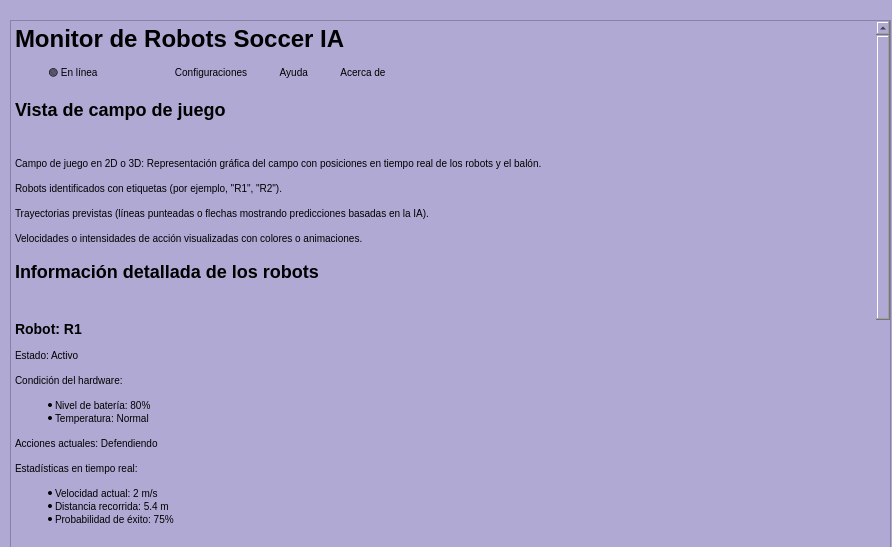
<?xml version="1.0" encoding="UTF-8"?>
<ui version="4.0">
 <class>MainWindow</class>
 <widget class="QMainWindow" name="MainWindow">
  <property name="geometry">
   <rect>
    <x>0</x>
    <y>0</y>
    <width>892</width>
    <height>547</height>
   </rect>
  </property>
  <property name="windowTitle">
   <string>MainWindow</string>
  </property>
  <property name="styleSheet">
   <string notr="true">background-color: #b0a9d3;
</string>
  </property>
  <widget class="QWidget" name="centralwidget">
   <widget class="QTextBrowser" name="textBrowser">
    <property name="geometry">
     <rect>
      <x>10</x>
      <y>20</y>
      <width>881</width>
      <height>571</height>
     </rect>
    </property>
    <property name="sizePolicy">
     <sizepolicy hsizetype="Expanding" vsizetype="Expanding">
      <horstretch>0</horstretch>
      <verstretch>0</verstretch>
     </sizepolicy>
    </property>
    <property name="html">
     <string>&lt;!DOCTYPE HTML PUBLIC &quot;-//W3C//DTD HTML 4.0//EN&quot; &quot;http://www.w3.org/TR/REC-html40/strict.dtd&quot;&gt;
&lt;html&gt;&lt;head&gt;&lt;meta name=&quot;qrichtext&quot; content=&quot;1&quot; /&gt;&lt;style type=&quot;text/css&quot;&gt;
p, li { white-space: pre-wrap; }
&lt;/style&gt;&lt;/head&gt;&lt;body style=&quot; font-family:'MS Shell Dlg 2'; font-size:7.8pt; font-weight:400; font-style:normal;&quot;&gt;
&lt;h1 style=&quot; margin-top:18px; margin-bottom:12px; margin-left:0px; margin-right:0px; -qt-block-indent:0; text-indent:0px;&quot;&gt;&lt;span style=&quot; font-size:xx-large; font-weight:600;&quot;&gt;Monitor de Robots Soccer IA        &lt;/span&gt;&lt;/h1&gt;
&lt;p style=&quot; margin-top:0px; margin-bottom:0px; margin-left:0px; margin-right:0px; -qt-block-indent:0; text-indent:0px;&quot;&gt;            🟢 En línea                            Configuraciones            Ayuda            Acerca de                                        &lt;/p&gt;
&lt;h2 style=&quot; margin-top:16px; margin-bottom:12px; margin-left:0px; margin-right:0px; -qt-block-indent:0; text-indent:0px;&quot;&gt;&lt;span style=&quot; font-size:x-large; font-weight:600;&quot;&gt;Vista de campo de juego            &lt;/span&gt;&lt;/h2&gt;
&lt;p style=&quot; margin-top:0px; margin-bottom:0px; margin-left:0px; margin-right:0px; -qt-block-indent:0; text-indent:0px;&quot;&gt;&lt;a name=&quot;campo&quot;&gt;&lt;/a&gt;                &lt;/p&gt;
&lt;p style=&quot; margin-top:12px; margin-bottom:12px; margin-left:0px; margin-right:0px; -qt-block-indent:0; text-indent:0px;&quot;&gt;Campo de juego en 2D o 3D: Representación gráfica del campo con posiciones en tiempo real de los robots y el balón.                &lt;/p&gt;
&lt;p style=&quot; margin-top:12px; margin-bottom:12px; margin-left:0px; margin-right:0px; -qt-block-indent:0; text-indent:0px;&quot;&gt;Robots identificados con etiquetas (por ejemplo, &amp;quot;R1&amp;quot;, &amp;quot;R2&amp;quot;).                &lt;/p&gt;
&lt;p style=&quot; margin-top:12px; margin-bottom:12px; margin-left:0px; margin-right:0px; -qt-block-indent:0; text-indent:0px;&quot;&gt;Trayectorias previstas (líneas punteadas o flechas mostrando predicciones basadas en la IA).                &lt;/p&gt;
&lt;p style=&quot; margin-top:12px; margin-bottom:12px; margin-left:0px; margin-right:0px; -qt-block-indent:0; text-indent:0px;&quot;&gt;Velocidades o intensidades de acción visualizadas con colores o animaciones.                                                &lt;/p&gt;
&lt;h2 style=&quot; margin-top:16px; margin-bottom:12px; margin-left:0px; margin-right:0px; -qt-block-indent:0; text-indent:0px;&quot;&gt;&lt;span style=&quot; font-size:x-large; font-weight:600;&quot;&gt;Información detallada de los robots            &lt;/span&gt;&lt;/h2&gt;
&lt;p style=&quot; margin-top:0px; margin-bottom:0px; margin-left:0px; margin-right:0px; -qt-block-indent:0; text-indent:0px;&quot;&gt;                &lt;/p&gt;
&lt;h3 style=&quot; margin-top:14px; margin-bottom:12px; margin-left:0px; margin-right:0px; -qt-block-indent:0; text-indent:0px;&quot;&gt;&lt;span style=&quot; font-size:large; font-weight:600;&quot;&gt;Robot: R1                &lt;/span&gt;&lt;/h3&gt;
&lt;p style=&quot; margin-top:12px; margin-bottom:12px; margin-left:0px; margin-right:0px; -qt-block-indent:0; text-indent:0px;&quot;&gt;Estado: Activo                &lt;/p&gt;
&lt;p style=&quot; margin-top:12px; margin-bottom:12px; margin-left:0px; margin-right:0px; -qt-block-indent:0; text-indent:0px;&quot;&gt;Condición del hardware:                &lt;/p&gt;
&lt;ul style=&quot;margin-top: 0px; margin-bottom: 0px; margin-left: 0px; margin-right: 0px; -qt-list-indent: 1;&quot;&gt;&lt;li style=&quot;&quot; style=&quot; margin-top:12px; margin-bottom:0px; margin-left:0px; margin-right:0px; -qt-block-indent:0; text-indent:0px;&quot;&gt;Nivel de batería: 80%                    &lt;/li&gt;
&lt;li style=&quot;&quot; style=&quot; margin-top:0px; margin-bottom:12px; margin-left:0px; margin-right:0px; -qt-block-indent:0; text-indent:0px;&quot;&gt;Temperatura: Normal                                &lt;/li&gt;&lt;/ul&gt;
&lt;p style=&quot; margin-top:12px; margin-bottom:12px; margin-left:0px; margin-right:0px; -qt-block-indent:0; text-indent:0px;&quot;&gt;Acciones actuales: Defendiendo                &lt;/p&gt;
&lt;p style=&quot; margin-top:12px; margin-bottom:12px; margin-left:0px; margin-right:0px; -qt-block-indent:0; text-indent:0px;&quot;&gt;Estadísticas en tiempo real:                &lt;/p&gt;
&lt;ul style=&quot;margin-top: 0px; margin-bottom: 0px; margin-left: 0px; margin-right: 0px; -qt-list-indent: 1;&quot;&gt;&lt;li style=&quot;&quot; style=&quot; margin-top:12px; margin-bottom:0px; margin-left:0px; margin-right:0px; -qt-block-indent:0; text-indent:0px;&quot;&gt;Velocidad actual: 2 m/s                    &lt;/li&gt;
&lt;li style=&quot;&quot; style=&quot; margin-top:0px; margin-bottom:0px; margin-left:0px; margin-right:0px; -qt-block-indent:0; text-indent:0px;&quot;&gt;Distancia recorrida: 5.4 m                    &lt;/li&gt;
&lt;li style=&quot;&quot; style=&quot; margin-top:0px; margin-bottom:12px; margin-left:0px; margin-right:0px; -qt-block-indent:0; text-indent:0px;&quot;&gt;Probabilidad de éxito: 75%                                        &lt;/li&gt;&lt;/ul&gt;
&lt;p style=&quot; margin-top:0px; margin-bottom:0px; margin-left:0px; margin-right:0px; -qt-block-indent:0; text-indent:0px;&quot;&gt;                &lt;/p&gt;
&lt;h3 style=&quot; margin-top:14px; margin-bottom:12px; margin-left:0px; margin-right:0px; -qt-block-indent:0; text-indent:0px;&quot;&gt;&lt;span style=&quot; font-size:large; font-weight:600;&quot;&gt;Robot: R2                &lt;/span&gt;&lt;/h3&gt;
&lt;p style=&quot; margin-top:12px; margin-bottom:12px; margin-left:0px; margin-right:0px; -qt-block-indent:0; text-indent:0px;&quot;&gt;Estado: Reposicionándose                &lt;/p&gt;
&lt;p style=&quot; margin-top:12px; margin-bottom:12px; margin-left:0px; margin-right:0px; -qt-block-indent:0; text-indent:0px;&quot;&gt;Condición del hardware:                &lt;/p&gt;
&lt;ul style=&quot;margin-top: 0px; margin-bottom: 0px; margin-left: 0px; margin-right: 0px; -qt-list-indent: 1;&quot;&gt;&lt;li style=&quot;&quot; style=&quot; margin-top:12px; margin-bottom:0px; margin-left:0px; margin-right:0px; -qt-block-indent:0; text-indent:0px;&quot;&gt;Nivel de batería: 75%                    &lt;/li&gt;
&lt;li style=&quot;&quot; style=&quot; margin-top:0px; margin-bottom:12px; margin-left:0px; margin-right:0px; -qt-block-indent:0; text-indent:0px;&quot;&gt;Temperatura: Normal                                &lt;/li&gt;&lt;/ul&gt;
&lt;p style=&quot; margin-top:12px; margin-bottom:12px; margin-left:0px; margin-right:0px; -qt-block-indent:0; text-indent:0px;&quot;&gt;Acciones actuales: Atacando                &lt;/p&gt;
&lt;p style=&quot; margin-top:12px; margin-bottom:12px; margin-left:0px; margin-right:0px; -qt-block-indent:0; text-indent:0px;&quot;&gt;Estadísticas en tiempo real:                &lt;/p&gt;
&lt;ul style=&quot;margin-top: 0px; margin-bottom: 0px; margin-left: 0px; margin-right: 0px; -qt-list-indent: 1;&quot;&gt;&lt;li style=&quot;&quot; style=&quot; margin-top:12px; margin-bottom:0px; margin-left:0px; margin-right:0px; -qt-block-indent:0; text-indent:0px;&quot;&gt;Velocidad actual: 1.8 m/s                    &lt;/li&gt;
&lt;li style=&quot;&quot; style=&quot; margin-top:0px; margin-bottom:0px; margin-left:0px; margin-right:0px; -qt-block-indent:0; text-indent:0px;&quot;&gt;Distancia recorrida: 4.2 m                    &lt;/li&gt;
&lt;li style=&quot;&quot; style=&quot; margin-top:0px; margin-bottom:12px; margin-left:0px; margin-right:0px; -qt-block-indent:0; text-indent:0px;&quot;&gt;Probabilidad de éxito: 68%                                                                    &lt;/li&gt;&lt;/ul&gt;
&lt;h2 style=&quot; margin-top:16px; margin-bottom:12px; margin-left:0px; margin-right:0px; -qt-block-indent:0; text-indent:0px;&quot;&gt;&lt;span style=&quot; font-size:x-large; font-weight:600;&quot;&gt;Log de eventos            &lt;/span&gt;&lt;/h2&gt;
&lt;ul style=&quot;margin-top: 0px; margin-bottom: 0px; margin-left: 0px; margin-right: 0px; -qt-list-indent: 1;&quot;&gt;&lt;li style=&quot;&quot; style=&quot; margin-top:12px; margin-bottom:0px; margin-left:0px; margin-right:0px; -qt-block-indent:0; text-indent:0px;&quot;&gt;[00:15] R1 marcó un gol.                &lt;/li&gt;
&lt;li style=&quot;&quot; style=&quot; margin-top:0px; margin-bottom:12px; margin-left:0px; margin-right:0px; -qt-block-indent:0; text-indent:0px;&quot;&gt;[00:20] R2 reposicionándose.                                        &lt;/li&gt;&lt;/ul&gt;
&lt;h2 style=&quot; margin-top:16px; margin-bottom:12px; margin-left:0px; margin-right:0px; -qt-block-indent:0; text-indent:0px;&quot;&gt;&lt;span style=&quot; font-size:x-large; font-weight:600;&quot;&gt;Gráficos en tiempo real            &lt;/span&gt;&lt;/h2&gt;
&lt;p style=&quot; margin-top:12px; margin-bottom:12px; margin-left:0px; margin-right:0px; -qt-block-indent:0; text-indent:0px;&quot;&gt;Placeholder para gráficos:            &lt;/p&gt;
&lt;ul style=&quot;margin-top: 0px; margin-bottom: 0px; margin-left: 0px; margin-right: 0px; -qt-list-indent: 1;&quot;&gt;&lt;li style=&quot;&quot; style=&quot; margin-top:12px; margin-bottom:0px; margin-left:0px; margin-right:0px; -qt-block-indent:0; text-indent:0px;&quot;&gt;Energía restante por robot.                &lt;/li&gt;
&lt;li style=&quot;&quot; style=&quot; margin-top:0px; margin-bottom:0px; margin-left:0px; margin-right:0px; -qt-block-indent:0; text-indent:0px;&quot;&gt;Comparación de posesión del balón entre los equipos.                &lt;/li&gt;
&lt;li style=&quot;&quot; style=&quot; margin-top:0px; margin-bottom:12px; margin-left:0px; margin-right:0px; -qt-block-indent:0; text-indent:0px;&quot;&gt;Probabilidades de victoria en tiempo real.                                        &lt;/li&gt;&lt;/ul&gt;
&lt;h2 style=&quot; margin-top:16px; margin-bottom:12px; margin-left:0px; margin-right:0px; -qt-block-indent:0; text-indent:0px;&quot;&gt;&lt;span style=&quot; font-size:x-large; font-weight:600;&quot;&gt;Controles manuales y de IA        &lt;/span&gt;&lt;/h2&gt;
&lt;p style=&quot; margin-top:0px; margin-bottom:0px; margin-left:0px; margin-right:0px; -qt-block-indent:0; text-indent:0px;&quot;&gt;            Alternar: Control Manual / IA Automática            &lt;/p&gt;
&lt;p style=&quot; margin-top:12px; margin-bottom:12px; margin-left:0px; margin-right:0px; -qt-block-indent:0; text-indent:0px;&quot;&gt;Opciones estratégicas:            &lt;/p&gt;
&lt;ul style=&quot;margin-top: 0px; margin-bottom: 0px; margin-left: 0px; margin-right: 0px; -qt-list-indent: 1;&quot;&gt;&lt;li style=&quot;&quot; style=&quot; margin-top:12px; margin-bottom:0px; margin-left:0px; margin-right:0px; -qt-block-indent:0; text-indent:0px;&quot;&gt;Ofensiva agresiva                &lt;/li&gt;
&lt;li style=&quot;&quot; style=&quot; margin-top:0px; margin-bottom:0px; margin-left:0px; margin-right:0px; -qt-block-indent:0; text-indent:0px;&quot;&gt;Defensa cerrada                &lt;/li&gt;
&lt;li style=&quot;&quot; style=&quot; margin-top:0px; margin-bottom:12px; margin-left:0px; margin-right:0px; -qt-block-indent:0; text-indent:0px;&quot;&gt;Juego equilibrado                        &lt;/li&gt;&lt;/ul&gt;&lt;/body&gt;&lt;/html&gt;</string>
    </property>
   </widget>
  </widget>
 </widget>
 <resources/>
 <connections/>
</ui>
